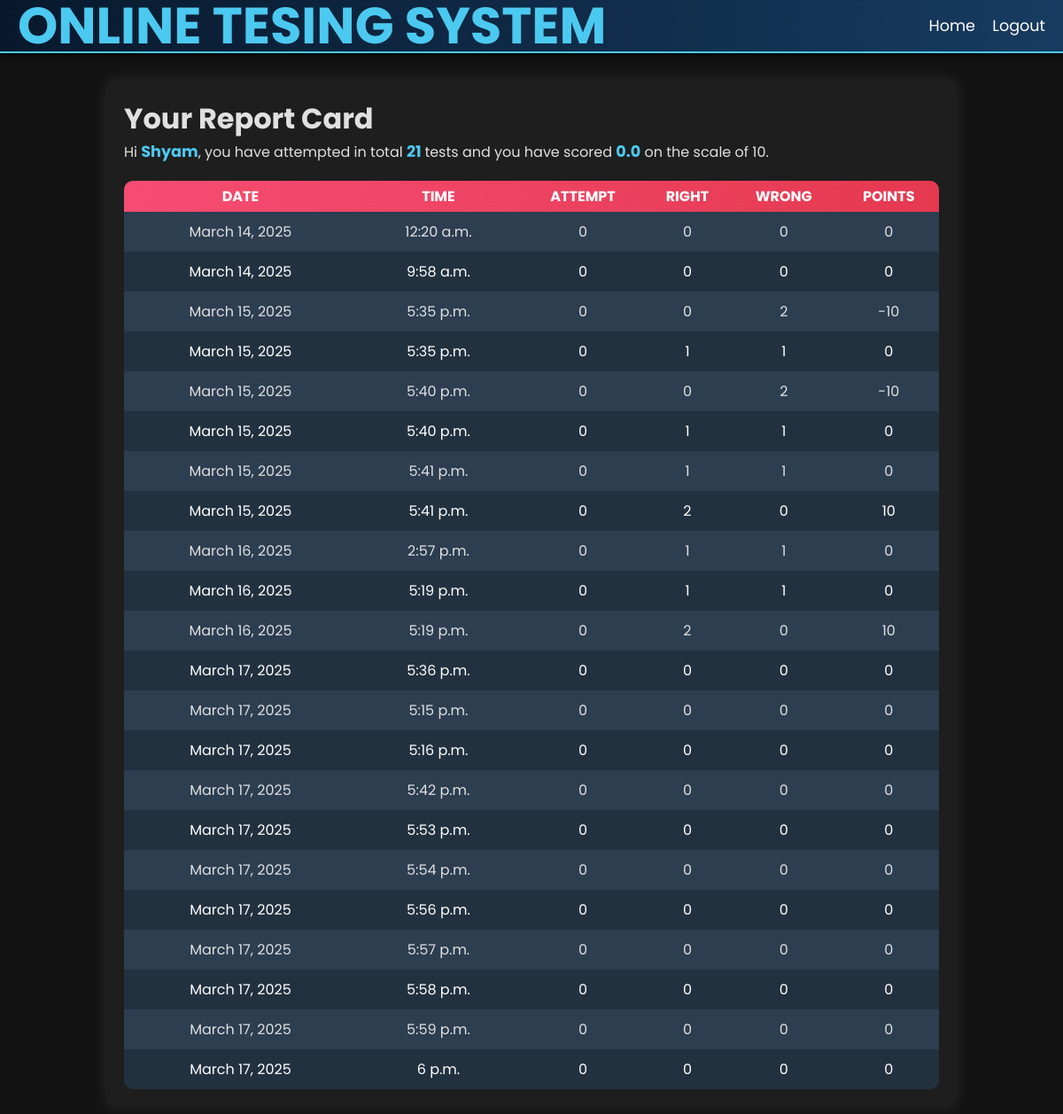
The page /OTS/test-history (signed in) on the database its author committed.
### OTS/models.py (models this page shows, shortened)
class Candidate(models.Model):
    username = models.CharField(primary_key=True, max_length=20, unique=True)
    password = models.CharField(max_length=255)  # Use a longer max_length for passwords
    name = models.CharField(max_length=30)
    test_attempted = models.IntegerField(default=0)
    points = models.FloatField(default=0.0)

class Result(models.Model):
    resultid = models.BigAutoField(primary_key=True, auto_created=True)
    username = models.ForeignKey(Candidate, on_delete=models.CASCADE, related_name='results')
    date = models.DateField(auto_now=True)  # Use auto_now_add instead of auto_now
    time = models.TimeField(auto_now=True)
    attempt = models.IntegerField()
    right = models.IntegerField()
    wrong = models.IntegerField()
    points = models.IntegerField()

### OTS/views.py (the view)
# urls.py: path('test-history',testResultHistory,name='testHistory'),
def testResultHistory(request):
    if 'name' not in request.session.keys():
        return HttpResponseRedirect("login")
    try:
        candidate = Candidate.objects.get(username=request.session['username'])
    except Candidate.DoesNotExist:
        return HttpResponseRedirect("login")  # Redirect if candidate is not found
    results = Result.objects.filter(username=candidate)
    context = {'candidate': candidate, 'results': results}
    return render(request, 'candidate_history.html', context)

### OTS/templates/candidate_history.html (shortened to what this page needs)
{% extends 'main.html' %}
{%block top%}
<a href="{% url 'OTS:home' %}">Home</a>
<a href="{% url 'OTS:logout' %}">Logout</a>
{%endblock%}
{%block content%}
<h1>Your Report Card</h1>
<p>Hi <span class="special">{{candidate.name}}</span>, you have attempted in total <span class="special">{{candidate.test_attempted}} </span> tests and you have scored <span class="special">{{candidate.points}}</span> on the scale of 10.</p>
<table>
    <tr>
        <th>Date</th>
        <th>Time</th>
        <th>Attempt</th>
        <th>Right</th>
        <th>Wrong</th>
        <th>Points</th>
    </tr>
    {% for r in results%}
    <tr>
        <td>{{r.date}}</td>
        <td>{{r.time}}</td>
        <td>{{r.attempt}}</td>
        <td>{{r.right}}</td>
        <td>{{r.wrong}}</td>
        <td>{{r.points}}</td>
    </tr>
    {%endfor%}
</table>
{%endblock%}

### OTS/templates/main.html (shortened to what this page needs)
<!DOCTYPE html>
{% load  static %}
<html lang="en">
<head>
</head>
<body>
    <div class="top">
        <div class="sitename"><h1>Online Tesing System</h1></div>
        <div class="menu">
            {% block top %}{% endblock %}
        </div>
    </div>
    <div class="content">
        {%block content%}{%endblock%}
    </div>
</body>
</html>

### OTS/templates/main.html (style rules this page uses)
* { font-family: 'Poppins', sans-serif; margin: 0; padding: 0; box-sizing: border-box; }
.top { height: 60px; background: linear-gradient(90deg, #08192D, #173B60); display: flex; align-items: center; justify-content: space-between; padding: 0 20px; box-shadow: 0 4px 8px rgba(0, 0, 0, 0.5); border-bottom: 2px solid #4cc9f0; }
.top .sitename { color: #4cc9f0; font-size: 1.8em; font-weight: bold; text-transform: uppercase; }
.top .menu a { color: #ffffff; text-decoration: none; font-size: 1.1em; margin-left: 15px; transition: color 0.3s, transform 0.2s; }
.content { width: 80%; margin: 30px auto; padding: 20px; background: #1e1e1e; color: #e0e0e0; border-radius: 10px; box-shadow: 0px 0px 20px rgba(255, 255, 255, 0.1); }
table { width: 100%; border-collapse: collapse; margin-top: 20px; border-radius: 10px; overflow: hidden; }
table tr:first-child { background: linear-gradient(90deg, #f64c72, #e53950); color: white; font-weight: bold; height: 40px; text-transform: uppercase; }
table tr:nth-child(odd) { background-color: #22313F; color: white; height: 35px; transition: background 0.3s ease; }
table tr:nth-child(even) { background-color: #2C3E50; height: 35px; transition: background 0.3s ease; }
table td { text-align: center; padding: 10px; }
span.special { color: #4cc9f0; font-weight: bold; font-size: 1.1em; }
body { font-family: 'Poppins', sans-serif; margin: 0; padding: 0; background: #121212; color: #e0e0e0; }

### rows shown on the page
Candidate: name "Shyam", test_attempted "21", points "0.0"
Result: date "March 14, 2025", time "12:20 a.m.", attempt "0", right "0", wrong "0", points "0"
Result: date "March 14, 2025", time "9:58 a.m.", attempt "0", right "0", wrong "0", points "0"
Result: date "March 15, 2025", time "5:35 p.m.", attempt "0", right "0", wrong "2", points "-10"
Result: date "March 15, 2025", time "5:35 p.m.", attempt "0", right "1", wrong "1", points "0"
Result: date "March 15, 2025", time "5:40 p.m.", attempt "0", right "0", wrong "2", points "-10"
Result: date "March 15, 2025", time "5:40 p.m.", attempt "0", right "1", wrong "1", points "0"
Result: date "March 15, 2025", time "5:41 p.m.", attempt "0", right "1", wrong "1", points "0"
Result: date "March 15, 2025", time "5:41 p.m.", attempt "0", right "2", wrong "0", points "10"
Result: date "March 16, 2025", time "2:57 p.m.", attempt "0", right "1", wrong "1", points "0"
Result: date "March 16, 2025", time "5:19 p.m.", attempt "0", right "1", wrong "1", points "0"
Result: date "March 16, 2025", time "5:19 p.m.", attempt "0", right "2", wrong "0", points "10"
Result: date "March 17, 2025", time "5:36 p.m.", attempt "0", right "0", wrong "0", points "0"
Result: date "March 17, 2025", time "5:15 p.m.", attempt "0", right "0", wrong "0", points "0"
Result: date "March 17, 2025", time "5:16 p.m.", attempt "0", right "0", wrong "0", points "0"
Result: date "March 17, 2025", time "5:42 p.m.", attempt "0", right "0", wrong "0", points "0"
Result: date "March 17, 2025", time "5:53 p.m.", attempt "0", right "0", wrong "0", points "0"
Result: date "March 17, 2025", time "5:54 p.m.", attempt "0", right "0", wrong "0", points "0"
Result: date "March 17, 2025", time "5:56 p.m.", attempt "0", right "0", wrong "0", points "0"
Result: date "March 17, 2025", time "5:57 p.m.", attempt "0", right "0", wrong "0", points "0"
Result: date "March 17, 2025", time "5:58 p.m.", attempt "0", right "0", wrong "0", points "0"
Result: date "March 17, 2025", time "5:59 p.m.", attempt "0", right "0", wrong "0", points "0"
Result: date "March 17, 2025", time "6 p.m.", attempt "0", right "0", wrong "0", points "0"
